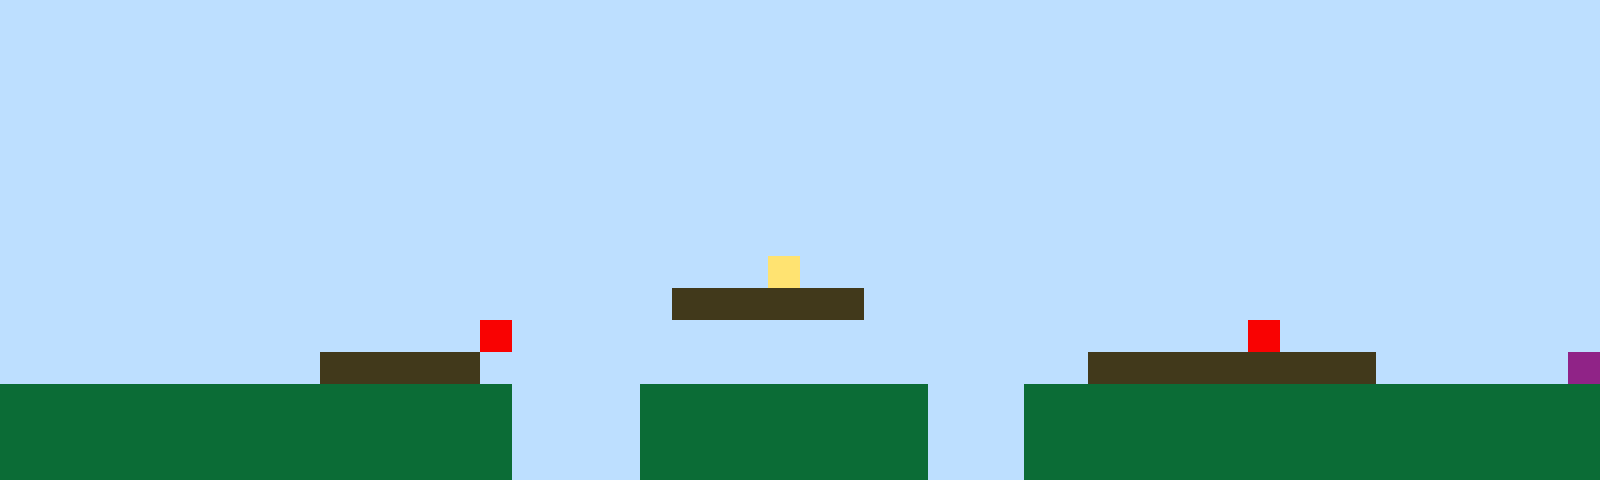

A level layout from a 2D game, rendered from its tile map. Below: a short description, then the map file with its tile-grid data intact:
An orthogonal 50x15 tile map with 32x32 px tiles, 1 tile layer (Tile Layer 1).

<map version="1.10" tiledversion="1.11.2" orientation="orthogonal" renderorder="right-up" width="50" height="15" tilewidth="32" tileheight="32" infinite="0" nextlayerid="2" nextobjectid="1"><editorsettings><export target="map1.csv" format="csv" /></editorsettings><tileset firstgid="1" name="sprites" tilewidth="32" tileheight="32" tilecount="6" columns="3"><image source="sprites.png" width="96" height="64" /></tileset><layer id="1" name="Tile Layer 1" width="50" height="15"><data encoding="csv">1,1,1,1,1,1,1,1,1,1,1,1,1,1,1,1,1,1,1,1,1,1,1,1,1,1,1,1,1,1,1,1,1,1,1,1,1,1,1,1,1,1,1,1,1,1,1,1,1,1,1,1,1,1,1,1,1,1,1,1,1,1,1,1,1,1,1,1,1,1,1,1,1,1,1,1,1,1,1,1,1,1,1,1,1,1,1,1,1,1,1,1,1,1,1,1,1,1,1,1,1,1,1,1,1,1,1,1,1,1,1,1,1,1,1,1,1,1,1,1,1,1,1,1,1,1,1,1,1,1,1,1,1,1,1,1,1,1,1,1,1,1,1,1,1,1,1,1,1,1,1,1,1,1,1,1,1,1,1,1,1,1,1,1,1,1,1,1,1,1,1,1,1,1,1,1,1,1,1,1,1,1,1,1,1,1,1,1,1,1,1,1,1,1,1,1,1,1,1,1,1,1,1,1,1,1,1,1,1,1,1,1,1,1,1,1,1,1,1,1,1,1,1,1,1,1,1,1,1,1,1,1,1,1,1,1,1,1,1,1,1,1,1,1,1,1,1,1,1,1,1,1,1,1,1,1,1,1,1,1,1,1,1,1,1,1,1,1,1,1,1,1,1,1,1,1,1,1,1,1,1,1,1,1,1,1,1,1,1,1,1,1,1,1,1,1,1,1,1,1,1,1,1,1,1,1,1,1,1,1,1,1,1,1,1,1,1,1,1,1,1,1,1,1,1,1,1,1,1,1,1,1,1,1,1,1,1,1,1,1,1,1,1,1,1,1,1,1,1,1,1,1,1,1,1,1,1,1,1,1,1,1,1,1,1,1,1,1,1,1,1,1,1,1,1,1,1,1,1,1,1,1,1,1,1,1,1,1,1,1,1,1,1,1,1,1,1,1,1,1,1,1,1,1,1,1,1,1,1,1,1,1,1,1,1,1,1,1,1,1,1,1,1,1,4,1,1,1,1,1,1,1,1,1,1,1,1,1,1,1,1,1,1,1,1,1,1,1,1,1,1,1,1,1,1,1,1,1,1,1,1,1,1,1,1,1,1,1,1,1,1,3,3,3,3,3,3,1,1,1,1,1,1,1,1,1,1,1,1,1,1,1,1,1,1,1,1,1,1,1,1,1,1,1,1,1,1,1,1,1,1,1,1,1,1,5,1,1,1,1,1,1,1,1,1,1,1,1,1,1,1,1,1,1,1,1,1,1,1,5,1,1,1,1,1,1,1,1,1,1,1,1,1,1,1,1,1,1,1,1,3,3,3,3,3,1,1,1,1,1,1,1,1,1,1,1,1,1,1,1,1,1,1,1,3,3,3,3,3,3,3,3,3,1,1,1,1,1,1,6,2,2,2,2,2,2,2,2,2,2,2,2,2,2,2,2,1,1,1,1,2,2,2,2,2,2,2,2,2,1,1,1,2,2,2,2,2,2,2,2,2,2,2,2,2,2,2,2,2,2,2,2,2,2,2,2,2,2,2,2,2,2,2,2,2,2,1,1,1,1,2,2,2,2,2,2,2,2,2,1,1,1,2,2,2,2,2,2,2,2,2,2,2,2,2,2,2,2,2,2,2,2,2,2,2,2,2,2,2,2,2,2,2,2,2,2,1,1,1,1,2,2,2,2,2,2,2,2,2,1,1,1,2,2,2,2,2,2,2,2,2,2,2,2,2,2,2,2,2,2</data></layer></map>
